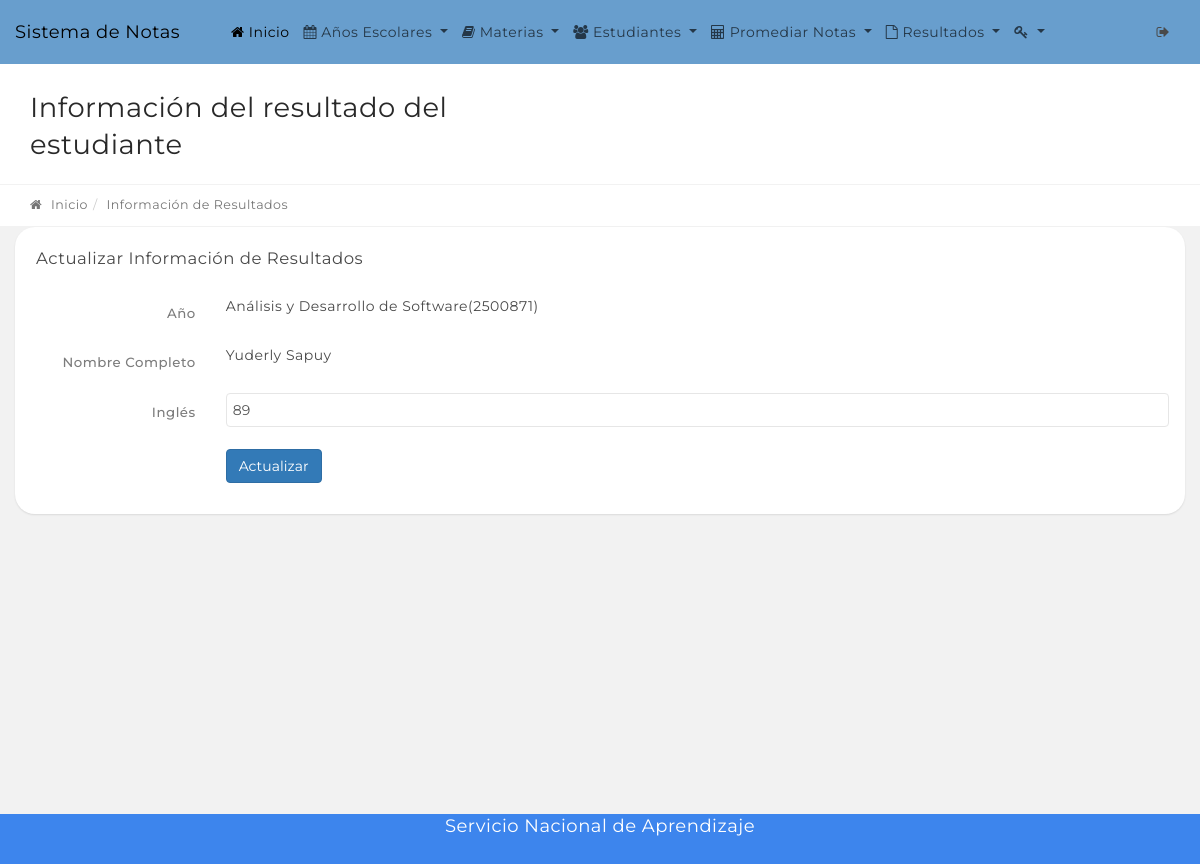
The app's page /edit-result.php?stid=1 with its own data.
### tables this page shows
CREATE TABLE `tblstudents` (
  `StudentId` int(11) NOT NULL,
  `StudentName` varchar(100) DEFAULT NULL,
  `documento` int(10) DEFAULT NULL,
  `StudentEmail` varchar(100) DEFAULT NULL,
  `Gender` varchar(10) DEFAULT NULL,
  `DOB` varchar(100) DEFAULT NULL,
  `ClassId` int(11) DEFAULT NULL,
  `RegDate` timestamp NULL DEFAULT current_timestamp(),
  `UpdationDate` timestamp NULL DEFAULT NULL,
  `Status` int(1) DEFAULT NULL
);

CREATE TABLE `tblclasses` (
  `id` int(11) NOT NULL,
  `ClassName` varchar(80) DEFAULT NULL,
  `ClassNameNumeric` int(4) DEFAULT NULL,
  `Section` varchar(7) DEFAULT NULL,
  `CreationDate` timestamp NULL DEFAULT current_timestamp(),
  `UpdationDate` timestamp NULL DEFAULT NULL
);

CREATE TABLE `tblresult` (
  `id` int(11) NOT NULL,
  `StudentId` int(11) DEFAULT NULL,
  `ClassId` int(11) DEFAULT NULL,
  `SubjectId` int(11) DEFAULT NULL,
  `marks` int(11) DEFAULT NULL,
  `PostingDate` timestamp NULL DEFAULT current_timestamp(),
  `UpdationDate` timestamp NULL DEFAULT NULL
);

CREATE TABLE `tblsubjects` (
  `id` int(11) NOT NULL,
  `SubjectName` varchar(100) NOT NULL,
  `SubjectCode` varchar(100) DEFAULT NULL,
  `Creationdate` timestamp NULL DEFAULT current_timestamp(),
  `UpdationDate` timestamp NULL DEFAULT NULL
);

### edit-result.php (the view, shortened to what this page needs)
<?php
include('includes/config.php');
if (strlen($_SESSION['alogin']) == "") {
    header("Location: index.php");
} else {
    $stid = intval($_GET['stid']);
?>
    <?php include('includes/topbar.php'); ?>
    <div class="content-wrapper">
        <div class="content-container">
            <div class="main-page">
                <div class="container-fluid">
                    <div class="row page-title-div">
                        <div class="col-md-6">
                            <h2 class="title">Información del resultado del estudiante</h2>
                        </div>
                    </div>
                    <div class="row breadcrumb-div">
                        <div class="col-md-6">
                            <ul class="breadcrumb">
                                <li><a href="dashboard.php"><i class="fa fa-home"></i> Inicio</a></li>
                                <li class="active">Información de Resultados</li>
                            </ul>
                        </div>
                    </div>
                </div>
                <div class="container-fluid">
                    <div class="row">
                        <div class="col-md-12">
                            <div class="panel">
                                <div class="panel-heading">
                                    <div class="panel-title">
                                        <h5>Actualizar Información de Resultados</h5>
                                    </div>
                                </div>
                                <div class="panel-body">
                                    <form class="form-horizontal" method="post">
                                        <?php
                                        $ret = "SELECT tblstudents.StudentName,tblclasses.ClassName,tblclasses.Section from tblresult join tblstudents on tblresult.StudentId=tblresult.StudentId join tblsubjects on tblsubjects.id=tblresult.SubjectId join tblclasses on tblclasses.id=tblstudents.ClassId where tblstudents.StudentId=:stid limit 1";
                                        $stmt = $dbh->prepare($ret);
                                        $stmt->bindParam(':stid', $stid, PDO::PARAM_STR);
                                        $stmt->execute();
                                        $result = $stmt->fetchAll(PDO::FETCH_OBJ);
                                        if ($stmt->rowCount() > 0) {
                                            foreach ($result as $row) {  ?>
                                                <div class="form-group">
                                                    <label for="default" class="col-sm-2 control-label">Año</label>
                                                    <div class="col-sm-10">
                                                        <?php echo htmlentities($row->ClassName) ?>(<?php echo htmlentities($row->Section) ?>)
                                                    </div>
                                                </div>
                                                <div class="form-group">
                                                    <label for="default" class="col-sm-2 control-label">Nombre Completo</label>
                                                    <div class="col-sm-10">
                                                        <?php echo htmlentities($row->StudentName); ?>
                                                    </div>
                                                </div>
                                        <?php }
                                        } ?>
                                        <?php
                                        $sql = "SELECT distinct tblstudents.StudentName,tblstudents.StudentId,tblclasses.ClassName,tblclasses.Section,tblsubjects.SubjectName,tblresult.marks,tblresult.id as resultid from tblresult join tblstudents on tblstudents.StudentId=tblresult.StudentId join tblsubjects on tblsubjects.id=tblresult.SubjectId join tblclasses on tblclasses.id=tblstudents.ClassId where tblstudents.StudentId=:stid ";
                                        $query = $dbh->prepare($sql);
                                        $query->bindParam(':stid', $stid, PDO::PARAM_STR);
                                        $query->execute();
                                        $results = $query->fetchAll(PDO::FETCH_OBJ);
                                        if ($query->rowCount() > 0) {
                                            foreach ($results as $result) {  ?>
                                                <div class="form-group">
                                                    <label for="default" class="col-sm-2 control-label"><?php echo htmlentities($result->SubjectName) ?></label>
                                                    <div class="col-sm-10">
                                                        <input type="text" name="marks[]" class="form-control" id="marks" value="<?php echo htmlentities($result->marks) ?>" maxlength="5" required="required" autocomplete="off">
                                                    </div>
                                                </div>
                                        <?php }
                                        } ?>
                                        <div class="form-group">
                                            <div class="col-sm-offset-2 col-sm-10">
                                                <button type="submit" name="submit" class="btn btn-primary">Actualizar</button>
                                            </div>
                                        </div>
                                    </form>
                                </div>
                            </div>
                        </div>
                    </div>
                </div>
            </div>
        </div>
        <?php include('includes/footer.php'); ?>
    <?PHP } ?>

### records on screen
tblstudents: ClassId.ClassName "Análisis y Desarrollo de Software", ClassId.Section "2500871", StudentName "Yuderly Sapuy"
tblresult: SubjectId.SubjectName "Inglés", marks "89"
